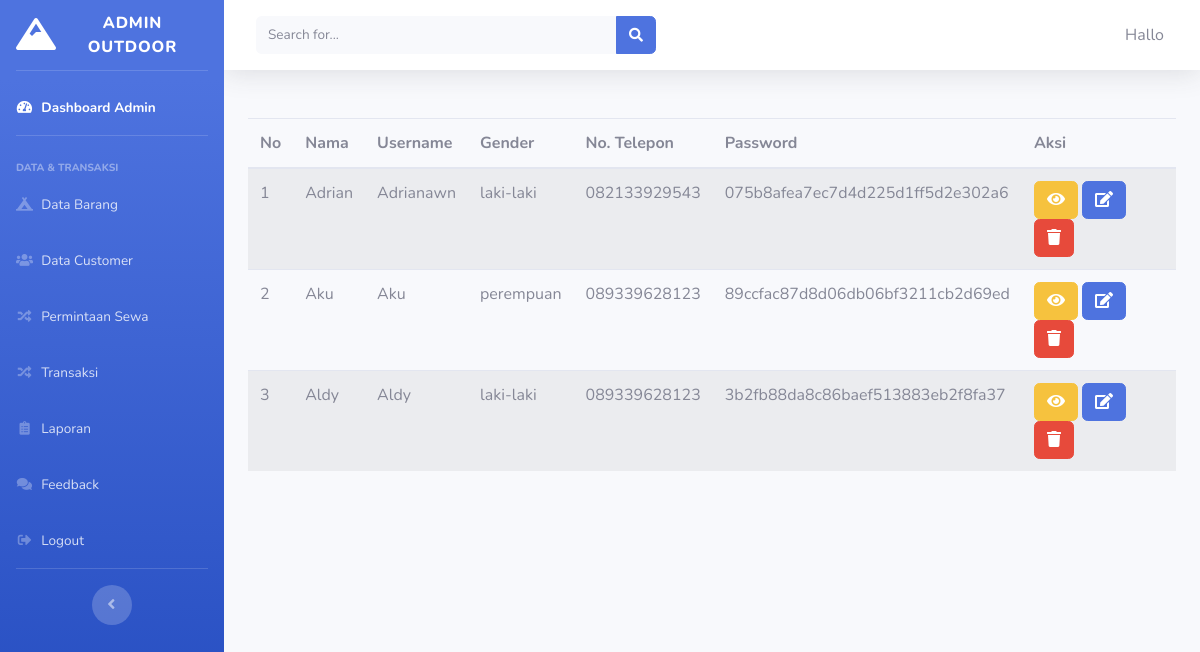
/index.php/admin/data_customer, run on the app's committed database.
### tables this page shows
CREATE TABLE `customer` (
  `id_customer` int(11) NOT NULL,
  `nama` varchar(120) NOT NULL,
  `username` varchar(120) NOT NULL,
  `alamat` varchar(120) NOT NULL,
  `gender` varchar(20) NOT NULL,
  `no_telepon` varchar(20) NOT NULL,
  `no_ktp` varchar(50) NOT NULL,
  `password` varchar(120) NOT NULL,
  `role_id` int(11) NOT NULL
);

### application/controllers/admin/data_customer.php (called while the page is built, shortened)
<?php
class Data_customer extends CI_Controller
{
    public function __construct()
    {
        $this->load->model('model_barang');
        $this->load->library('session');
    }
    public function index()
    {
        $data['customer']       = $this->model_barang->data_customer();
        $this->load->view('admin/header');
        $this->load->view('admin/sidebar');
        $this->load->view('admin/data_customer', $data);
        $this->load->view('admin/footer');
    }
}

### index.php (called while the page is built, shortened)
<?php
require_once BASEPATH . 'core/CodeIgniter.php';

### application/models/model_barang.php (called while the page is built, shortened)
<?php
class Model_barang extends CI_Model
{
    public function data_customer()
    {
        $query = $this->db->get_where("customer", array('role_id' => '2'));
        return $query->result();
    }
}

### application/views/admin/data_customer.php (the view)
<div class="container-fluid mt-5">
    <div class="section-class">
        <table class="table table-hover table-striped">
            <thead>
                <tr>
                    <th>No</th>
                    <th>Nama</th>
                    <th>Username</th>
                    <th>Gender</th>
                    <th>No. Telepon</th>
                    <th>Password</th>
                    <th>Aksi</th>
                </tr>
            </thead>
            <tbody>
                <?php
                $no = 1;
                foreach ($customer as $cs) : ?>
                    <tr class="mt-5">
                        <td><?php echo $no++ ?></td>
                        <td><?php echo $cs->nama ?></td>
                        <td><?php echo $cs->username ?></td>
                        <td><?php echo $cs->gender ?></td>
                        <td><?php echo $cs->no_telepon ?></td>
                        <td><?php echo $cs->password ?></td>
                        <td>
                            <?php echo anchor('admin/data_customer/detail_customer/' . $cs->id_customer, '<div class="btn btn-warning btn-md"><i class="fas fa-eye"></i></div>') ?>
                            <?php echo anchor('admin/data_customer/edit/' . $cs->id_customer, '<div class="btn btn-primary btn-md"><i class="fas fa-edit"></i></div>') ?>
                            <?php echo anchor('admin/data_customer/hapus/' . $cs->id_customer,  '<div class="btn btn-danger btn-md"><i class="fas fa-trash"></i></div>') ?>
                        </td>
                    </tr>
                <?php endforeach; ?>
            </tbody>
        </table>
    </div>
</div>

### data on the page
customer: nama "Adrian", username "Adrianawn", gender "laki-laki", no_telepon "082133929543", password "075b8afea7ec7d4d225d1ff5d2e302a6"
customer: nama "Aku", username "Aku", gender "perempuan", no_telepon "089339628123", password "89ccfac87d8d06db06bf3211cb2d69ed"
customer: nama "Aldy", username "Aldy", gender "laki-laki", no_telepon "089339628123", password "3b2fb88da8c86baef513883eb2f8fa37"
